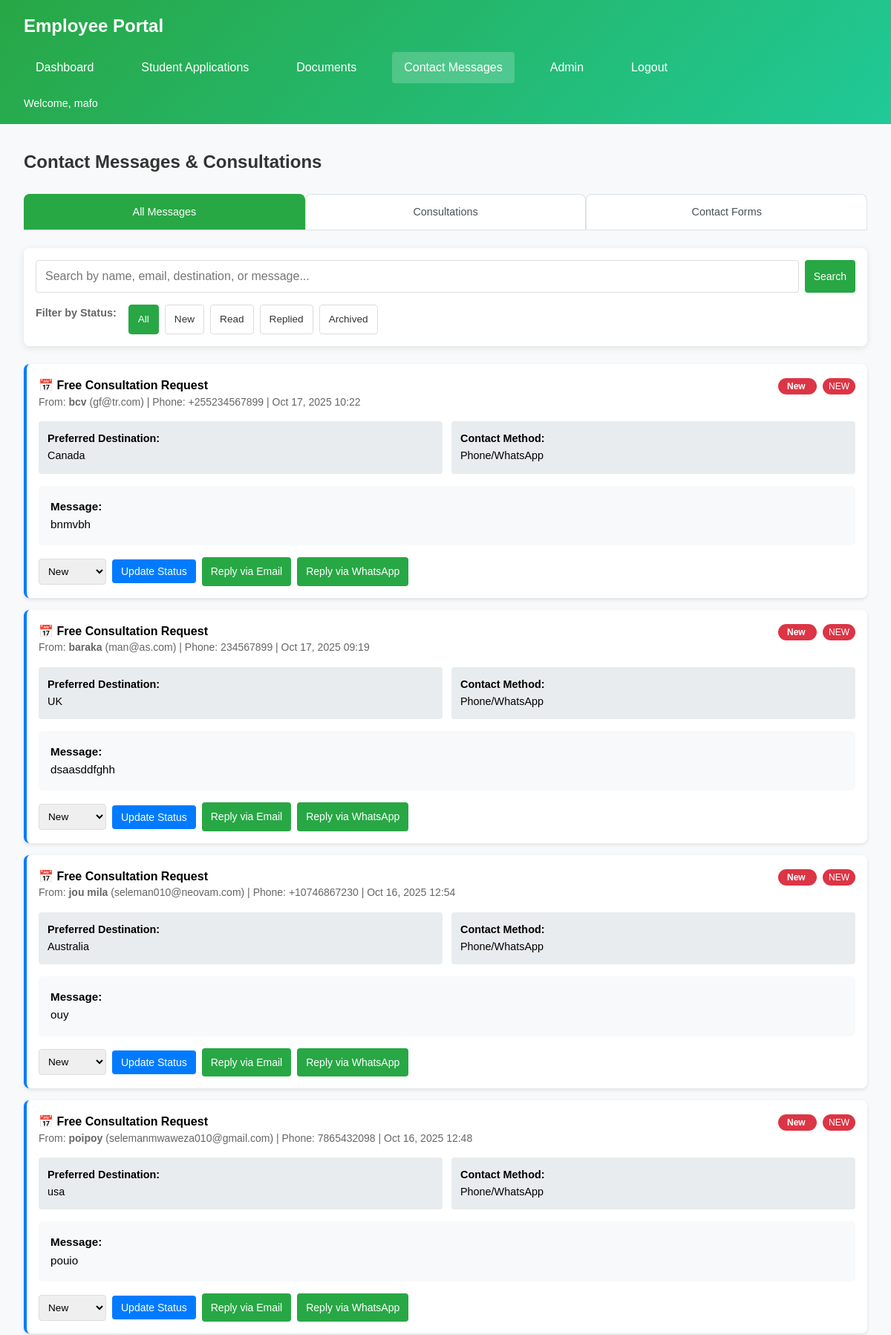
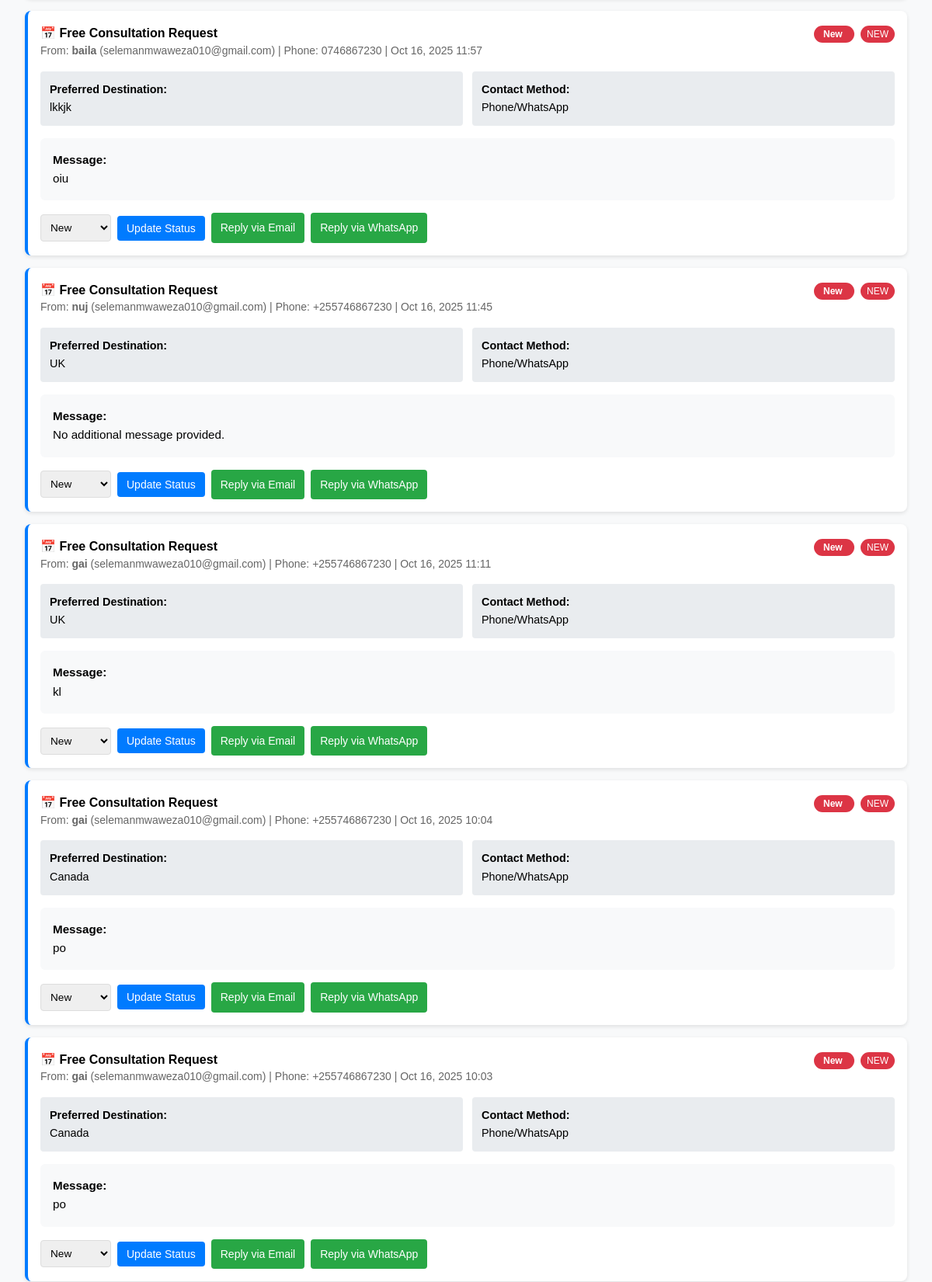
Screenshot of /employee/contact-messages/ (signed in, upper part) with the database file from the repository (2 pictures, top to bottom).
### global_agency/models.py (models this page shows, shortened)
class ContactMessage(models.Model):
    name = models.CharField(max_length=120)
    email = models.EmailField()
    phone = models.CharField(max_length=50, blank=True)
    destination = models.CharField(max_length=100, blank=True, null=True)
    message = models.TextField(blank=True, null=True)
    created_at = models.DateTimeField(auto_now_add=True)
    handled = models.BooleanField(default=False)

### employee/views.py (the view, shortened to what this page needs)
# urls.py: path('contact-messages/', views.contact_messages, name='contact_messages'),
@login_required
def contact_messages(request):
    contact_messages = ContactMessage.objects.all().order_by('-created_at')
    consultations = ContactMessage.objects.all().order_by('-created_at')  # This gets all consultation forms
    status_filter = request.GET.get('status')
    if status_filter:
        contact_messages = contact_messages.filter(status=status_filter)
        consultations = consultations.filter(status=status_filter)
    search_query = request.GET.get('search')
    context = {
        'contact_messages': contact_messages,
        'consultations': consultations,
        'status_filter': status_filter,
        'search_query': search_query,
    }
    return render(request, 'employee/contact_messages.html', context)

### employee/templates/employee/contact_messages.html (shortened to what this page needs)
<!DOCTYPE html>
<html lang="en">
<head>
</head>
<body>
    <div class="header">
        <h1>Employee Portal</h1>
        <nav class="nav-menu">
            <a href="{% url 'employee:employee_dashboard' %}">Dashboard</a>
            <a href="{% url 'employee:student_application_list' %}">Student Applications</a>
            <a href="{% url 'employee:document_list' %}">Documents</a>
            <a href="{% url 'employee:contact_messages' %}" style="background: rgba(255,255,255,0.2);">Contact Messages</a>
            <a href="{% url 'admin:index' %}">Admin</a>
            <a href="{% url 'employee:employee_logout' %}">Logout</a>
        </nav>
        <div class="user-info">Welcome, {{ user.get_full_name|default:user.username }}</div>
    </div>
    <div class="container">
        <h2>Contact Messages & Consultations</h2>
        <div class="tabs">
            <a href="#all-messages" class="tab active" onclick="showTab('all-messages')">All Messages</a>
            <a href="#consultations" class="tab" onclick="showTab('consultations')">Consultations</a>
            <a href="#contact-forms" class="tab" onclick="showTab('contact-forms')">Contact Forms</a>
        </div>
        <div class="filters">
            <form method="get" class="search-box">
                <input type="text" name="search" placeholder="Search by name, email, destination, or message..." value="{{ search_query|default:'' }}">
                <div style="display: flex; gap: 0.5rem;">
                    <button type="submit" class="btn btn-success" style="flex: 1;">Search</button>
                </div>
            </form>
            <div class="status-filters">
                <strong>Filter by Status:</strong>
                <a href="{% url 'employee:contact_messages' %}" class="filter-btn {% if not status_filter %}active{% endif %}">All</a>
                <a href="?status=new" class="filter-btn {% if status_filter == 'new' %}active{% endif %}">New</a>
                <a href="?status=read" class="filter-btn {% if status_filter == 'read' %}active{% endif %}">Read</a>
                <a href="?status=replied" class="filter-btn {% if status_filter == 'replied' %}active{% endif %}">Replied</a>
                <a href="?status=archived" class="filter-btn {% if status_filter == 'archived' %}active{% endif %}">Archived</a>
            </div>
        </div>
        <div id="all-messages" class="tab-content active">
            {% if contact_messages or consultations %}
                {% for consultation in consultations %}
                <div class="message-card consultation-card">
                    <div class="message-header">
                        <div>
                            <h4 style="margin: 0;">📅 Free Consultation Request</h4>
                            <div class="message-meta">
                                From: <strong>{{ consultation.name }}</strong> ({{ consultation.email }}) |
                                Phone: {{ consultation.phone|default:"Not provided" }} |
                                {{ consultation.created_at|date:"M d, Y H:i" }}
                            </div>
                        </div>
                        <div>
                            <span class="status-badge status-{{ consultation.status|default:'new' }}">
                                {{ consultation.status|default:"new"|title }}
                            </span>
                            {% if consultation.status == 'new' or not consultation.status %}
                            <span class="new-badge">NEW</span>
                            {% endif %}
                        </div>
                    </div>
                    <div class="consultation-details">
                        <div class="detail-item">
                            <strong>Preferred Destination:</strong><br>
                            {{ consultation.destination|default:"Not specified" }}
                        </div>
                        <div class="detail-item">
                            <strong>Contact Method:</strong><br>
                            {% if consultation.phone %}Phone/WhatsApp{% else %}Email{% endif %}
                        </div>
                    </div>
                    <div class="message-content">
                        <strong>Message:</strong><br>
                        {{ consultation.message|default:"No additional message provided." }}
                    </div>
                    <div class="action-buttons">
                        <form method="post" action="{% url 'employee:update_message_status' consultation.id %}">
                            <select name="status">
                                <option value="new" {% if consultation.status == 'new' %}selected{% endif %}>New</option>
                            </select>
                            <button type="submit" class="btn btn-primary">Update Status</button>
                        </form>
                        <a href="mailto:{{ consultation.email }}?subject=Re: Your Consultation Request - Global Agency&body=Dear {{ consultation.name }}," class="btn btn-success">Reply via Email</a>
                        {% if consultation.phone %}
                        <a href="https://wa.me/{{ consultation.phone|cut:' '|cut:'+'|cut:'-' }}?text=Hello%20{{ consultation.name|urlencode }}%2C%20regarding%20your%20consultation%20request%20with%20Global%20Agency"
                           target="_blank" class="btn btn-success">Reply via WhatsApp</a>
                        {% endif %}
                    </div>
                </div>
                {% endfor %}
            {% else %}
            <div class="empty-state">
                <h3>No Messages Found</h3>
                <p>{% if search_query or status_filter %}Try adjusting your search criteria{% else %}No contact messages or consultations have been received yet.{% endif %}</p>
            </div>
            {% endif %}
        </div>
    </div>
</body>
</html>

### employee/templates/employee/contact_messages.html (style rules this page uses)
* { margin: 0; padding: 0; box-sizing: border-box; }
body { font-family: Arial, sans-serif; background-color: #f8f9fa; line-height: 1.6; }
.header { background: linear-gradient(135deg, #28a745, #20c997); color: white; padding: 1rem; }
.header h1 { font-size: 1.5rem; margin-bottom: 0.5rem; }
.nav-menu { display: flex; gap: 1rem; margin-top: 1rem; flex-wrap: wrap; }
.nav-menu a { color: white; text-decoration: none; padding: 0.5rem; border-radius: 4px; font-size: 0.9rem; }
.user-info { margin-top: 1rem; font-size: 0.9rem; }
.container { max-width: 1400px; margin: 1rem auto; padding: 0 1rem; }
.container h2 { font-size: 1.5rem; margin-bottom: 1.5rem; color: #333; }
.filters { background: white; padding: 1rem; border-radius: 8px; margin-bottom: 1.5rem; box-shadow: 0 2px 10px rgba(0,0,0,0.1); }
.search-box { display: flex; gap: 0.5rem; margin-bottom: 1rem; flex-direction: column; }
.search-box input { flex: 1; padding: 0.75rem; border: 1px solid #ddd; border-radius: 4px; font-size: 1rem; }
.status-filters { display: flex; gap: 0.5rem; flex-wrap: wrap; }
.status-filters strong { font-size: 0.9rem; color: #666; margin-right: 0.5rem; }
.filter-btn { padding: 0.5rem 0.75rem; border: 1px solid #ddd; border-radius: 4px; background: white; cursor: pointer; text-decoration: none; color: #333; font-size: 0.85rem; }
.filter-btn.active { background: #28a745; color: white; border-color: #28a745; }
.message-card { background: white; padding: 1rem; border-radius: 8px; margin-bottom: 1rem; box-shadow: 0 2px 5px rgba(0,0,0,0.1); }
.consultation-card { border-left: 4px solid #007bff; }
.message-header { display: flex; justify-content: space-between; align-items: flex-start; margin-bottom: 1rem; flex-direction: column; gap: 0.5rem; }
.message-meta { color: #666; font-size: 0.875rem; line-height: 1.4; }
.message-content { background: #f8f9fa; padding: 1rem; border-radius: 6px; margin: 1rem 0; font-size: 0.95rem; }
.consultation-details { display: grid; grid-template-columns: 1fr; gap: 0.75rem; margin: 1rem 0; }
.detail-item { background: #e9ecef; padding: 0.75rem; border-radius: 4px; font-size: 0.9rem; }
.btn { padding: 0.5rem 0.75rem; border-radius: 4px; text-decoration: none; display: inline-block; border: none; cursor: pointer; font-size: 0.875rem; text-align: center; }
.btn-primary { background: #007bff; color: white; }
.btn-success { background: #28a745; color: white; }
.new-badge { background: #dc3545; color: white; padding: 0.25rem 0.5rem; border-radius: 12px; font-size: 0.75rem; margin-left: 0.5rem; }
.status-badge { padding: 0.25rem 0.75rem; border-radius: 20px; font-size: 0.75rem; font-weight: bold; }
.status-new { background: #dc3545; color: white; }
.tabs { display: flex; gap: 0; margin-bottom: 1.5rem; border-bottom: 1px solid #dee2e6; flex-wrap: wrap; }
.tab { padding: 0.75rem 1rem; background: white; border: 1px solid #dee2e6; border-bottom: none; border-radius: 8px 8px 0 0; text-decoration: none; color: #495057; font-size: 0.9rem; flex: 1; text-align: center; min-width: 120px; }
.tab.active { background: #28a745; color: white; border-color: #28a745; }
.tab-content { display: none; }
.tab-content.active { display: block; }
.action-buttons { display: flex; gap: 0.5rem; flex-wrap: wrap; }
.action-buttons form { display: flex; gap: 0.5rem; flex-wrap: wrap; }
.action-buttons select { padding: 0.5rem; border: 1px solid #ddd; border-radius: 4px; font-size: 0.85rem; }
@media (min-width: 768px) { .search-box { flex-direction: row; } }
@media (min-width: 768px) { .message-header { flex-direction: row; align-items: flex-start; } }
@media (min-width: 768px) { .consultation-details { grid-template-columns: repeat(auto-fit, minmax(200px, 1fr)); } }
@media (min-width: 768px) { .action-buttons form { flex-direction: row; align-items: center; } }
@media (min-width: 1024px) { .header { padding: 1rem 2rem; } }
@media (min-width: 1024px) { .container { padding: 0 2rem; margin: 2rem auto; } }
@media (min-width: 1024px) { .nav-menu { gap: 2rem; } }
@media (min-width: 1024px) { .nav-menu a { padding: 0.5rem 1rem; font-size: 1rem; } }

### rows the page displays
ContactMessage: name "bcv", email "gf@tr.com", phone "+255234567899", created_at "Oct 17, 2025 10:22", status "New", destination "Canada", shows "Phone/WhatsApp", message "bnmvbh"
ContactMessage: name "baraka", email "man@as.com", phone "234567899", created_at "Oct 17, 2025 09:19", status "New", destination "UK", shows "Phone/WhatsApp", message "dsaasddfghh"
ContactMessage: name "jou mila", email "seleman010@neovam.com", phone "+10746867230", created_at "Oct 16, 2025 12:54", status "New", destination "Australia", shows "Phone/WhatsApp", message "ouy"
ContactMessage: name "poipoy", email "selemanmwaweza010@gmail.com", phone "7865432098", created_at "Oct 16, 2025 12:48", status "New", destination "usa", shows "Phone/WhatsApp", message "pouio"
ContactMessage: name "baila", email "selemanmwaweza010@gmail.com", phone "0746867230", created_at "Oct 16, 2025 11:57", status "New", destination "lkkjk", shows "Phone/WhatsApp", message "oiu"
ContactMessage: name "nuj", email "selemanmwaweza010@gmail.com", phone "+255746867230", created_at "Oct 16, 2025 11:45", status "New", destination "UK", shows "Phone/WhatsApp", message "No additional message provided."
ContactMessage: name "gai", email "selemanmwaweza010@gmail.com", phone "+255746867230", created_at "Oct 16, 2025 11:11", status "New", destination "UK", shows "Phone/WhatsApp", message "kl"
ContactMessage: name "gai", email "selemanmwaweza010@gmail.com", phone "+255746867230", created_at "Oct 16, 2025 10:04", status "New", destination "Canada", shows "Phone/WhatsApp", message "po"
ContactMessage: name "gai", email "selemanmwaweza010@gmail.com", phone "+255746867230", created_at "Oct 16, 2025 10:03", status "New", destination "Canada", shows "Phone/WhatsApp", message "po"

### other values shown
{{ user.get_full_name|default:user.username }} "mafo"
